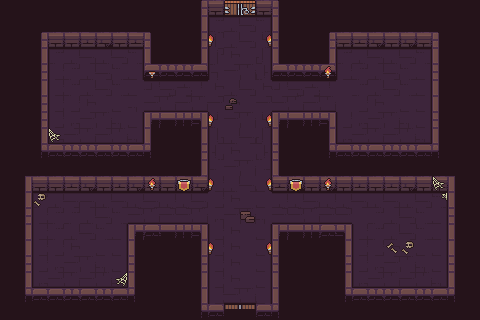

This game map was drawn from its Tiled (.tmx) file and the tilesets committed beside it. A one-line description and the full map source follow:
An orthogonal 30x20 tile map with 16x16 px tiles, 3 tile layers (Tile Layer 1, Tile Layer 2, Tile Layer 3).

<map version="1.5" tiledversion="1.7.2" orientation="orthogonal" renderorder="right-down" width="30" height="20" tilewidth="16" tileheight="16" infinite="0" nextlayerid="4" nextobjectid="1">
 <tileset firstgid="1" source="Dungeon_Tileset.tsx" />
 <layer id="1" name="Tile Layer 1" width="30" height="20">
  <data encoding="csv">
79,79,79,79,79,79,79,79,79,79,79,79,79,79,79,79,79,79,79,79,79,79,79,79,79,79,79,79,79,79,
79,79,79,79,79,79,79,79,79,79,79,79,79,79,79,79,79,79,79,79,79,79,79,79,79,79,79,79,79,79,
79,79,79,79,79,79,79,79,79,79,79,79,79,79,79,79,79,79,79,79,79,79,79,79,79,79,79,79,79,79,
79,79,79,79,79,79,79,79,79,79,79,79,79,79,79,79,79,79,79,79,79,79,79,79,79,79,79,79,79,79,
79,79,79,79,79,79,79,79,79,79,79,79,79,79,79,79,79,79,79,79,79,79,79,79,79,79,79,79,79,79,
79,79,79,79,79,79,79,79,79,79,79,79,79,79,79,79,79,79,79,79,79,79,79,79,79,79,79,79,79,79,
79,79,79,79,79,79,79,79,79,79,79,79,79,79,79,79,79,79,79,79,79,79,79,79,79,79,79,79,79,79,
79,79,79,79,79,79,79,79,79,79,79,79,79,79,79,79,79,79,79,79,79,79,79,79,79,79,79,79,79,79,
79,79,79,79,79,79,79,79,79,79,79,79,79,79,79,79,79,79,79,79,79,79,79,79,79,79,79,79,79,79,
79,79,79,79,79,79,79,79,79,79,79,79,79,79,79,79,79,79,79,79,79,79,79,79,79,79,79,79,79,79,
79,79,79,79,79,79,79,79,79,79,79,79,79,79,79,79,79,79,79,79,79,79,79,79,79,79,79,79,79,79,
79,79,79,79,79,79,79,79,79,79,79,79,79,79,79,79,79,79,79,79,79,79,79,79,79,79,79,79,79,79,
79,79,79,79,79,79,79,79,79,79,79,79,79,79,79,79,79,79,79,79,79,79,79,79,79,79,79,79,79,79,
79,79,79,79,79,79,79,79,79,79,79,79,79,79,79,79,79,79,79,79,79,79,79,79,79,79,79,79,79,79,
79,79,79,79,79,79,79,79,79,79,79,79,79,79,79,79,79,79,79,79,79,79,79,79,79,79,79,79,79,79,
79,79,79,79,79,79,79,79,79,79,79,79,79,79,79,79,79,79,79,79,79,79,79,79,79,79,79,79,79,79,
79,79,79,79,79,79,79,79,79,79,79,79,79,79,79,79,79,79,79,79,79,79,79,79,79,79,79,79,79,79,
79,79,79,79,79,79,79,79,79,79,79,79,79,79,79,79,79,79,79,79,79,79,79,79,79,79,79,79,79,79,
79,79,79,79,79,79,79,79,79,79,79,79,79,79,79,79,79,79,79,79,79,79,79,79,79,79,79,79,79,79,
79,79,79,79,79,79,79,79,79,79,79,79,79,79,79,79,79,79,79,79,79,79,79,79,79,79,79,79,79,79
</data>
 </layer>
 <layer id="2" name="Tile Layer 2" width="30" height="20">
  <data encoding="csv">
0,0,0,0,0,0,0,0,0,0,0,0,1,2,3,4,5,6,0,0,0,0,0,0,0,0,0,0,0,0,
0,0,0,0,0,0,0,0,0,0,0,0,11,12,13,14,15,16,0,0,0,0,0,0,0,0,0,0,0,0,
0,0,1,2,2,3,4,5,3,6,0,0,21,1610612799,8,9,2684354621,26,0,0,1,2,3,4,5,4,5,6,0,0,
0,0,11,12,13,14,13,14,15,16,0,0,31,1610612798,18,19,2684354622,36,0,0,11,12,13,14,13,14,15,16,0,0,
0,0,21,22,7,8,9,10,25,42,43,44,45,1610612797,28,29,2684354623,42,43,44,45,22,7,8,9,10,25,26,0,0,
0,0,31,22,7,8,9,10,20,61,62,63,64,18,8,9,18,61,62,63,64,19,7,8,9,10,25,36,0,0,
0,0,21,22,17,18,19,20,30,33,34,33,34,28,18,19,28,33,34,33,34,19,17,18,19,20,25,16,0,0,
0,0,21,22,27,28,29,30,25,51,52,53,54,536870973,28,29,2684354621,51,52,53,54,22,27,28,29,30,25,26,0,0,
0,0,31,32,33,34,33,34,35,36,0,0,11,536870974,8,9,2684354622,16,0,0,11,32,33,34,33,34,35,36,0,0,
0,0,41,42,43,44,45,44,45,46,0,0,21,536870975,18,19,2684354623,26,0,0,41,42,43,42,43,44,45,46,0,0,
0,0,0,0,0,0,0,0,0,0,0,0,31,536870976,28,29,2684354624,36,0,0,0,0,0,0,0,0,0,0,0,0,
0,11,5,2,3,4,5,3,4,5,2,3,4,22,8,9,25,3,4,5,4,2,3,2,3,4,5,5,16,0,
0,11,12,13,14,14,13,14,13,14,13,13,14,17,18,19,20,13,13,14,13,13,14,13,14,13,14,15,16,0,
0,21,12,7,7,8,9,10,33,34,33,33,34,27,28,29,30,33,33,34,33,33,19,7,8,9,10,25,26,0,
0,31,22,7,8,9,10,25,51,42,52,53,54,22,18,19,25,51,52,53,45,54,22,7,8,9,10,25,36,0,
0,11,12,17,18,19,20,25,16,0,0,0,11,22,18,19,25,16,0,0,0,11,22,17,18,19,20,25,16,0,
0,21,22,27,28,29,30,25,26,0,0,0,21,22,18,19,25,26,0,0,0,21,22,27,28,29,30,25,26,0,
0,31,32,33,34,33,34,35,36,0,0,0,31,22,18,19,25,36,0,0,0,31,32,33,34,33,34,35,36,0,
0,41,42,45,44,45,44,45,46,0,0,0,31,22,33,34,25,36,0,0,0,41,42,43,44,45,43,45,46,0,
0,0,0,0,0,0,0,0,0,0,0,0,41,42,79,79,45,46,0,0,0,0,0,0,0,0,0,0,0,0
</data>
 </layer>
 <layer id="3" name="Tile Layer 3" width="30" height="20">
  <data encoding="csv">
0,0,0,0,0,0,0,0,0,0,0,0,0,0,37,38,0,0,0,0,0,0,0,0,0,0,0,0,0,0,
0,0,0,0,0,0,0,0,0,0,0,0,0,0,0,0,0,0,0,0,0,0,0,0,0,0,0,0,0,0,
0,0,0,0,0,0,0,0,0,0,0,0,0,92,0,0,2147483740,0,0,0,0,0,0,0,0,0,0,0,0,0,
0,0,0,0,0,0,0,0,0,0,0,0,0,0,0,0,0,0,0,0,0,0,0,0,0,0,0,0,0,0,
0,0,0,0,0,0,0,0,0,93,0,0,0,0,0,0,0,0,0,0,91,0,0,0,0,0,0,0,0,0,
0,0,0,0,0,0,0,0,0,0,0,0,0,0,0,0,0,0,0,0,0,0,0,0,0,0,0,0,0,0,
0,0,0,0,0,0,0,0,0,0,0,0,0,0,60,0,0,0,0,0,0,0,0,0,0,0,0,0,0,0,
0,0,0,0,0,0,0,0,0,0,0,0,0,92,0,0,2147483740,0,0,0,0,0,0,0,0,0,0,0,0,0,
0,0,0,65,0,0,0,0,0,0,0,0,0,0,0,0,0,0,0,0,0,0,0,0,0,0,0,0,0,0,
0,0,0,0,0,0,0,0,0,0,0,0,0,0,0,80,0,0,0,0,0,0,0,0,0,0,0,0,0,0,
0,0,0,0,0,0,0,0,0,0,0,0,0,0,0,0,0,0,0,0,0,0,0,0,0,0,0,0,0,0,
0,0,0,0,0,0,0,0,0,91,0,75,0,92,0,0,2147483740,0,75,0,91,0,0,0,0,0,0,65,0,0,
0,0,78,0,0,0,0,0,0,0,0,0,0,0,0,0,0,0,0,0,0,0,0,0,0,0,0,66,0,0,
0,0,22,0,0,0,0,0,0,0,0,0,0,0,0,50,0,0,0,0,0,0,0,0,0,0,0,0,0,0,
0,0,0,0,0,0,0,0,0,0,0,0,0,0,0,0,0,0,0,0,0,0,0,0,0,0,0,0,0,0,
0,0,22,0,0,0,0,0,0,0,0,0,0,92,0,0,2147483740,0,0,0,0,0,0,0,69,78,0,0,0,0,
0,0,0,0,0,0,0,0,0,0,0,0,0,0,0,0,0,0,0,0,0,0,0,0,0,0,0,0,0,0,
0,0,0,0,0,0,0,2147483713,0,0,0,0,0,0,0,0,0,0,0,0,0,0,0,0,0,0,0,0,0,0,
0,0,0,0,0,0,0,0,0,0,0,0,0,0,0,0,0,0,0,0,0,0,0,0,0,0,0,0,0,0,
0,0,0,0,0,0,0,0,0,0,0,0,0,0,1610612785,1610612795,0,0,0,0,0,0,0,0,0,0,0,0,0,0
</data>
 </layer>
</map>
